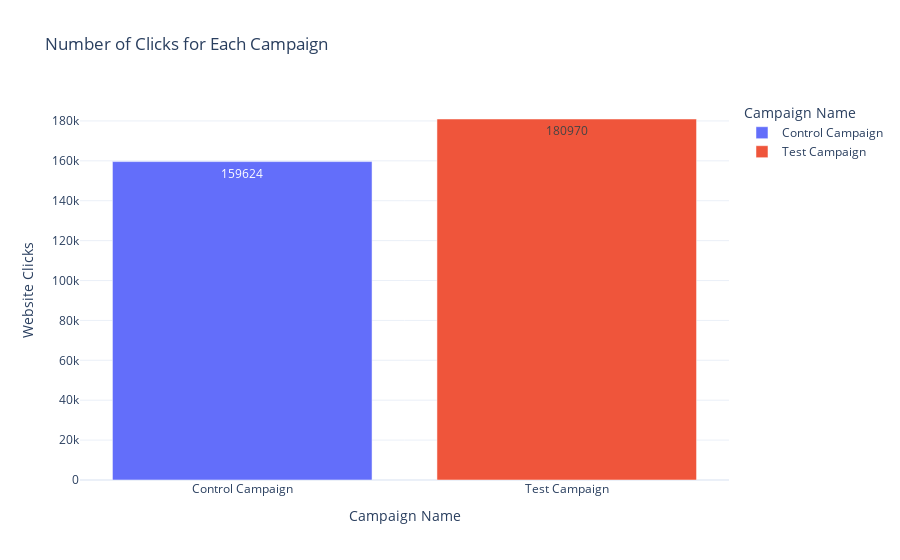

Notebook source saved alongside this figure:
### Code cell
total = round(data.groupby('Campaign Name')['Website Clicks'].sum().reset_index())
print(total)

figure = px.bar(total, x='Campaign Name', y='Website Clicks',
               title='Number of Clicks for Each Campaign',
               text='Website Clicks',
               color='Campaign Name')
figure.show()

### Figure 1 — Plotly figure (JSON) as saved in the notebook; plotly's stock layout.template omitted (floating-point values rounded to 4 significant figures)
{"data": [{"alignmentgroup": "True", "hovertemplate": "Campaign Name=%{x}<br>Website Clicks=%{text}<extra></extra>", "legendgroup": "Control Campaign", "marker": {"color": "#636efa", "pattern": {"shape": ""}}, "name": "Control Campaign", "offsetgroup": "Control Campaign", "orientation": "v", "showlegend": true, "text": [159624], "textposition": "auto", "type": "bar", "x": ["Control Campaign"], "xaxis": "x", "y": [159624], "yaxis": "y"}, {"alignmentgroup": "True", "hovertemplate": "Campaign Name=%{x}<br>Website Clicks=%{text}<extra></extra>", "legendgroup": "Test Campaign", "marker": {"color": "#EF553B", "pattern": {"shape": ""}}, "name": "Test Campaign", "offsetgroup": "Test Campaign", "orientation": "v", "showlegend": true, "text": [180970], "textposition": "auto", "type": "bar", "x": ["Test Campaign"], "xaxis": "x", "y": [180970], "yaxis": "y"}], "layout": {"barmode": "relative", "legend": {"title": {"text": "Campaign Name"}, "tracegroupgap": 0}, "title": {"text": "Number of Clicks for Each Campaign"}, "xaxis": {"anchor": "y", "categoryarray": ["Control Campaign", "Test Campaign"], "categoryorder": "array", "domain": [0, 1], "title": {"text": "Campaign Name"}}, "yaxis": {"anchor": "x", "domain": [0, 1], "title": {"text": "Website Clicks"}}}}
